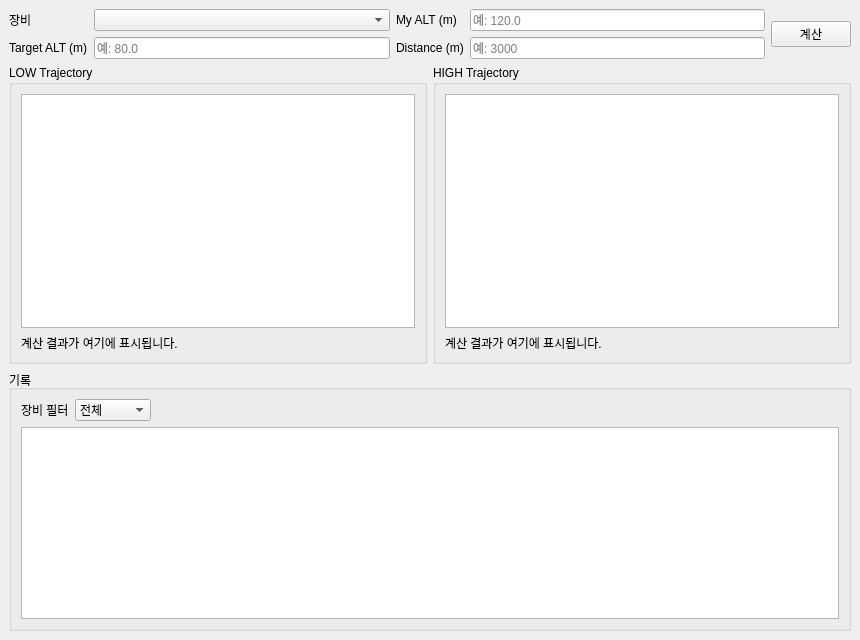
<?xml version="1.0" encoding="UTF-8"?>
<ui version="4.0">
 <class>MainWindow</class>
 <widget class="QMainWindow" name="MainWindow">
  <property name="geometry">
   <rect>
    <x>0</x>
    <y>0</y>
    <width>860</width>
    <height>640</height>
   </rect>
  </property>
  <property name="windowTitle">
   <string>AFCS (Qt)</string>
  </property>
  <widget class="QWidget" name="centralwidget">
   <layout class="QVBoxLayout" name="verticalLayout" stretch="0,1,0">
    <item>
     <layout class="QGridLayout" name="gridLayout">
      <item row="0" column="0">
       <widget class="QLabel" name="labelSystem">
        <property name="text">
         <string>장비</string>
        </property>
       </widget>
      </item>
      <item row="0" column="1">
       <widget class="QComboBox" name="systemCombo"/>
      </item>
      <item row="0" column="2">
       <widget class="QLabel" name="labelMyAlt">
        <property name="text">
         <string>My ALT (m)</string>
        </property>
       </widget>
      </item>
      <item row="0" column="3">
       <widget class="QLineEdit" name="myAltEdit">
        <property name="placeholderText">
         <string>예: 120.0</string>
        </property>
       </widget>
      </item>
      <item row="1" column="0">
       <widget class="QLabel" name="labelTargetAlt">
        <property name="text">
         <string>Target ALT (m)</string>
        </property>
       </widget>
      </item>
      <item row="1" column="1">
       <widget class="QLineEdit" name="targetAltEdit">
        <property name="placeholderText">
         <string>예: 80.0</string>
        </property>
       </widget>
      </item>
      <item row="1" column="2">
       <widget class="QLabel" name="labelDistance">
        <property name="text">
         <string>Distance (m)</string>
        </property>
       </widget>
      </item>
      <item row="1" column="3">
       <widget class="QLineEdit" name="distanceEdit">
        <property name="placeholderText">
         <string>예: 3000</string>
        </property>
       </widget>
      </item>
      <item row="0" column="4" rowspan="2">
       <widget class="QPushButton" name="calculateButton">
        <property name="text">
         <string>계산</string>
        </property>
        <property name="minimumWidth">
         <number>120</number>
        </property>
       </widget>
      </item>
     </layout>
    </item>
    <item>
     <layout class="QHBoxLayout" name="resultsLayout">
      <item>
       <widget class="QGroupBox" name="lowGroup">
        <property name="title">
         <string>LOW Trajectory</string>
        </property>
        <layout class="QVBoxLayout" name="verticalLayoutLow">
         <item>
          <widget class="QTableWidget" name="lowTable"/>
         </item>
         <item>
          <widget class="QLabel" name="lowStatusLabel">
           <property name="text">
            <string>계산 결과가 여기에 표시됩니다.</string>
           </property>
          </widget>
         </item>
        </layout>
       </widget>
      </item>
      <item>
       <widget class="QGroupBox" name="highGroup">
        <property name="title">
         <string>HIGH Trajectory</string>
        </property>
        <layout class="QVBoxLayout" name="verticalLayoutHigh">
         <item>
          <widget class="QTableWidget" name="highTable"/>
         </item>
         <item>
          <widget class="QLabel" name="highStatusLabel">
           <property name="text">
            <string>계산 결과가 여기에 표시됩니다.</string>
           </property>
          </widget>
         </item>
        </layout>
       </widget>
      </item>
     </layout>
    </item>
    <item>
     <widget class="QGroupBox" name="logGroup">
      <property name="title">
       <string>기록</string>
      </property>
      <layout class="QVBoxLayout" name="verticalLayoutLog">
       <item>
        <layout class="QHBoxLayout" name="logFilterLayout">
         <item>
          <widget class="QLabel" name="logFilterLabel">
           <property name="text">
            <string>장비 필터</string>
           </property>
          </widget>
         </item>
         <item>
          <widget class="QComboBox" name="logFilterCombo">
           <item>
            <property name="text">
             <string>전체</string>
            </property>
           </item>
           <item>
            <property name="text">
             <string>M109A6</string>
            </property>
           </item>
           <item>
            <property name="text">
             <string>M1129</string>
            </property>
           </item>
           <item>
            <property name="text">
             <string>M119</string>
            </property>
           </item>
           <item>
            <property name="text">
             <string>RM-70</string>
            </property>
           </item>
           <item>
            <property name="text">
             <string>siala</string>
            </property>
           </item>
          </widget>
         </item>
         <item>
          <spacer name="horizontalSpacer">
           <property name="orientation">
            <enum>Qt::Horizontal</enum>
           </property>
           <property name="sizeHint" stdset="0">
            <size>
             <width>40</width>
             <height>20</height>
            </size>
           </property>
          </spacer>
         </item>
        </layout>
       </item>
       <item>
        <widget class="QTableWidget" name="logTable"/>
       </item>
      </layout>
     </widget>
    </item>
   </layout>
  </widget>
  <layoutdefault spacing="6" margin="9"/>
  <resources/>
  <connections/>
 </widget>
 <customwidgets/>
 <resources/>
 <connections/>
</ui>
